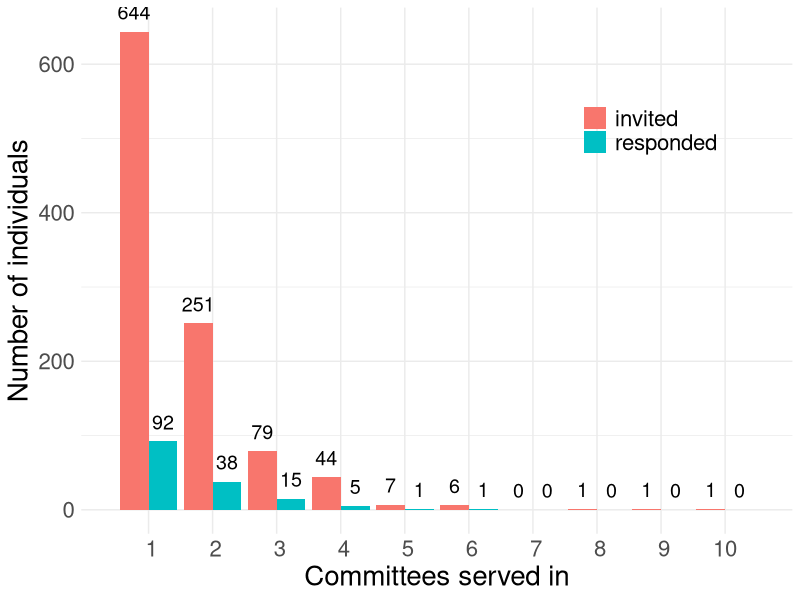

Reproduce this figure in R.
# This script produces a plot of the histogram of individuals by number of AECs served in partioned by invited and responded

if (!require("readxl")) install.packages("readxl", repos="https://cloud.r-project.org")
if (!require("dplyr")) install.packages("dplyr", repos="https://cloud.r-project.org")
if (!require("tidyr")) install.packages("tidyr", repos="https://cloud.r-project.org")
if (!require("stringr")) install.packages("stringr", repos="https://cloud.r-project.org")
if (!require("ggplot2")) install.packages("ggplot2", repos="https://cloud.r-project.org")

library(readxl)
library(dplyr)
library(tidyr)
library(stringr)
library(ggplot2)

SurveyData <- read_excel("../../results/results-survey54231.xlsx")

# remove unusable replies from ID 99 and 218
SurveyData <- SurveyData %>% filter(id != 99 & id != 218)

survey_hist_data <- as.data.frame(rowSums(SurveyData %>% select(`g0[CICSE_Y2011]`:`g0[CTACAS_Y2019]`), na.rm = TRUE))
names(survey_hist_data) <- "served_in"

survey_hist_data <- survey_hist_data %>% group_by(served_in) %>% tally %>% filter(served_in > 0)

aec <- read_excel("../../results/aec.xlsx")

aec_hist_data <- aec %>% group_by(`Full name`) %>% tally %>% rename(served_in = n) %>% group_by(served_in) %>% tally %>% rbind(c(7, 0)) %>% arrange(served_in)

full_hist_data <- aec_hist_data %>% dplyr::left_join(survey_hist_data, by="served_in")  %>% replace_na(list(n.y = 0)) %>% rename(invited=n.x, responded=n.y)

full_plot_data <- full_hist_data %>% gather(var, val, invited, responded)

aec_hist_plot <- ggplot(data = full_plot_data, aes(x=served_in, y=val, fill=var)) +
  scale_x_discrete(limits = c(1:10)) +
  geom_bar(position="dodge", stat = "identity") +
  geom_text(position=position_dodge(width=0.9), aes(label=val), vjust=-0.8, color="black", size=5) +
  labs(x = "Committees served in", y = "Number of individuals", fill="") +
  theme_minimal() +
  theme(legend.position = c(0.8, 0.8), text=element_text(size=20))

ggsave(aec_hist_plot, filename="output/aec_histogram.pdf")
